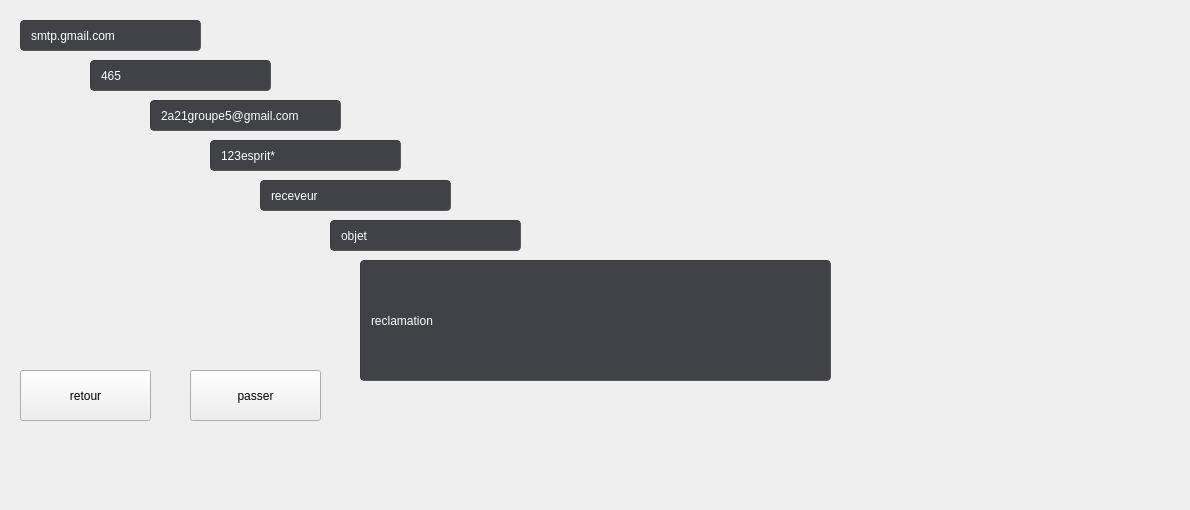
     <widget class="QWidget" name="tab_12">
      <attribute name="title">
       <string>passer reclamation</string>
      </attribute>
      <widget class="QLabel" name="label_31">
       <property name="geometry">
        <rect>
         <x>60</x>
         <y>60</y>
         <width>121</width>
         <height>31</height>
        </rect>
       </property>
       <property name="text">
        <string/>
       </property>
      </widget>
      <widget class="QLineEdit" name="le_mdp">
       <property name="geometry">
        <rect>
         <x>210</x>
         <y>140</y>
         <width>191</width>
         <height>31</height>
        </rect>
       </property>
       <property name="styleSheet">
        <string notr="true">border-width: 1px; border-radius: 4px;
	border-color: rgb(58, 58, 58);
	border-style: inset;
	padding: 0 8px;
	color: rgb(255, 255, 255);

background-color: rgb(65, 66, 71);</string>
       </property>
       <property name="text">
        <string>123esprit*</string>
       </property>
      </widget>
      <widget class="QLineEdit" name="le_nom_2">
       <property name="geometry">
        <rect>
         <x>150</x>
         <y>100</y>
         <width>191</width>
         <height>31</height>
        </rect>
       </property>
       <property name="styleSheet">
        <string notr="true">border-width: 1px; border-radius: 4px;
	border-color: rgb(58, 58, 58);
	border-style: inset;
	padding: 0 8px;
	color: rgb(255, 255, 255);

background-color: rgb(65, 66, 71);</string>
       </property>
       <property name="text">
        <string>2a21groupe5@gmail.com</string>
       </property>
      </widget>
      <widget class="QLineEdit" name="le_objet">
       <property name="geometry">
        <rect>
         <x>330</x>
         <y>220</y>
         <width>191</width>
         <height>31</height>
        </rect>
       </property>
       <property name="styleSheet">
        <string notr="true">border-width: 1px; border-radius: 4px;
	border-color: rgb(58, 58, 58);
	border-style: inset;
	padding: 0 8px;
	color: rgb(255, 255, 255);

background-color: rgb(65, 66, 71);</string>
       </property>
       <property name="text">
        <string>objet</string>
       </property>
      </widget>
      <widget class="QLineEdit" name="le_recla">
       <property name="geometry">
        <rect>
         <x>360</x>
         <y>260</y>
         <width>471</width>
         <height>121</height>
        </rect>
       </property>
       <property name="styleSheet">
        <string notr="true">border-width: 1px; border-radius: 4px;
	border-color: rgb(58, 58, 58);
	border-style: inset;
	padding: 0 8px;
	color: rgb(255, 255, 255);

background-color: rgb(65, 66, 71);</string>
       </property>
       <property name="text">
        <string>reclamation</string>
       </property>
      </widget>
      <widget class="QPushButton" name="sendBtn">
       <property name="geometry">
        <rect>
         <x>190</x>
         <y>370</y>
         <width>131</width>
         <height>51</height>
        </rect>
       </property>
       <property name="text">
        <string>passer</string>
       </property>
      </widget>
      <widget class="QLabel" name="label_15">
       <property name="geometry">
        <rect>
         <x>-10</x>
         <y>-30</y>
         <width>1181</width>
         <height>501</height>
        </rect>
       </property>
       <property name="text">
        <string/>
       </property>
       <property name="pixmap">
        <pixmap>../../Downloads/bac.png</pixmap>
       </property>
      </widget>
      <widget class="QLineEdit" name="lineEdit_smtp">
       <property name="geometry">
        <rect>
         <x>20</x>
         <y>20</y>
         <width>181</width>
         <height>31</height>
        </rect>
       </property>
       <property name="styleSheet">
        <string notr="true">border-width: 1px; border-radius: 4px;
	border-color: rgb(58, 58, 58);
	border-style: inset;
	padding: 0 8px;
	color: rgb(255, 255, 255);

background-color: rgb(65, 66, 71);</string>
       </property>
       <property name="text">
        <string>smtp.gmail.com</string>
       </property>
      </widget>
      <widget class="QLineEdit" name="lineEdit_465">
       <property name="geometry">
        <rect>
         <x>90</x>
         <y>60</y>
         <width>181</width>
         <height>31</height>
        </rect>
       </property>
       <property name="styleSheet">
        <string notr="true">border-width: 1px; border-radius: 4px;
	border-color: rgb(58, 58, 58);
	border-style: inset;
	padding: 0 8px;
	color: rgb(255, 255, 255);

background-color: rgb(65, 66, 71);</string>
       </property>
       <property name="text">
        <string>465</string>
       </property>
      </widget>
      <widget class="QLineEdit" name="le_receveur">
       <property name="geometry">
        <rect>
         <x>260</x>
         <y>180</y>
         <width>191</width>
         <height>31</height>
        </rect>
       </property>
       <property name="styleSheet">
        <string notr="true">border-width: 1px; border-radius: 4px;
	border-color: rgb(58, 58, 58);
	border-style: inset;
	padding: 0 8px;
	color: rgb(255, 255, 255);

background-color: rgb(65, 66, 71);</string>
       </property>
       <property name="text">
        <string>receveur</string>
       </property>
      </widget>
      <widget class="QPushButton" name="exitBtn">
       <property name="geometry">
        <rect>
         <x>20</x>
         <y>370</y>
         <width>131</width>
         <height>51</height>
        </rect>
       </property>
       <property name="text">
        <string>retour</string>
       </property>
      </widget>
      <zorder>label_15</zorder>
      <zorder>label_31</zorder>
      <zorder>le_mdp</zorder>
      <zorder>le_nom_2</zorder>
      <zorder>le_objet</zorder>
      <zorder>le_recla</zorder>
      <zorder>sendBtn</zorder>
      <zorder>lineEdit_smtp</zorder>
      <zorder>lineEdit_465</zorder>
      <zorder>le_receveur</zorder>
      <zorder>exitBtn</zorder>
     </widget>
